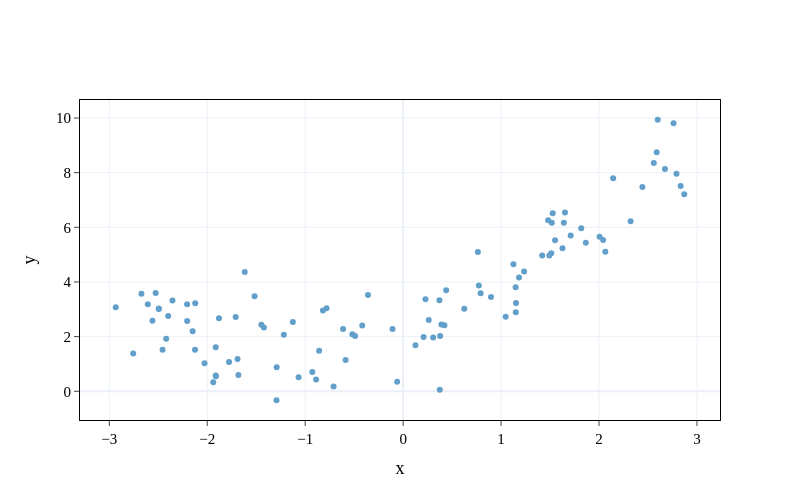

The notebook cell this image was saved under:
### Code cell
# Plotting stuff

x_space = np.linspace(-3,3,1000)
fig = go.Figure(data=go.Scatter(
    y = y.reshape(-1),
    x=X.reshape(-1),
    mode='markers',
    marker_color=color2,showlegend=False
))
fig.update_layout(template=plotly_template, width=800, height=500)
fig.update_layout(
    xaxis=dict(mirror=True,
    ticks='outside',
    showline=True),
    yaxis=dict(mirror=True,
    ticks='outside',
    showline=True),
    autosize=True)
fig.update_xaxes(showline=True, linewidth=1., linecolor='black',title='x')
fig.update_yaxes(showline=True, linewidth=1., linecolor='black',title= 'y')
fig.show()

### Figure 1 — Plotly figure (JSON) as saved in the notebook; plotly's stock layout.template omitted (floating-point values rounded to 4 significant figures)
{"data": [{"marker": {"color": "rgba(98,159,202,1.0)"}, "mode": "markers", "showlegend": false, "type": "scatter", "x": [1.127, 0.3906, 2.042, -1.126, 0.3743, 1.15, 2.589, -1.291, 0.2283, -2.149, -0.3588, -2.206, -1.69, -2.125, 1.492, 1.627, -2.419, 0.6243, 1.152, 1.527, -0.5185, 2.6, -0.71, -2.399, 0.2616, -2.205, 0.3067, 2.833, -1.067, -2.122, -1.421, 2.006, 1.653, -2.028, -0.4176, 1.711, 0.4215, -0.8575, 1.551, -1.682, 1.641, 2.443, 2.145, -2.527, 0.8969, 1.235, 1.518, -0.7817, 0.7911, 1.149, -1.617, -1.912, 1.512, 2.791, -0.9275, -0.06074, 0.763, 1.42, -1.447, -0.1081, -1.913, -2.56, 0.1256, -2.496, 1.865, -2.756, -1.88, -0.5865, 1.48, -2.494, 0.209, 0.3705, -2.355, 1.819, 2.323, 0.4395, 2.064, -0.6131, 2.761, 2.87, -1.218, -2.934, 1.047, 0.378, -2.607, -1.293, 2.673, -1.913, -1.939, -0.8195, 1.183, -2.456, -0.491, -1.517, -1.71, -0.8884, 0.7732, -1.778, -2.672, 2.559], "y": [4.653, 2.44, 5.533, 2.533, 0.05582, 2.896, 8.745, 0.8767, 3.367, 2.197, 3.523, 3.188, 1.177, 1.517, 4.969, 5.231, 1.918, 3.019, 3.228, 6.514, 2.088, 9.936, 0.1713, 2.757, 2.606, 2.574, 1.97, 7.516, 0.5105, 3.218, 2.337, 5.659, 6.539, 1.026, 2.406, 5.704, 2.412, 1.479, 5.524, 0.595, 6.171, 7.477, 7.795, 3.601, 3.454, 4.38, 6.169, 3.037, 3.588, 3.809, 4.364, 0.5522, 5.052, 7.96, 0.7014, 0.3491, 5.098, 4.972, 2.438, 2.283, 0.5794, 2.577, 1.685, 3.027, 5.432, 1.387, 2.675, 1.148, 6.254, 3.011, 1.982, 3.327, 3.32, 5.964, 6.225, 3.696, 5.109, 2.281, 9.811, 7.208, 2.067, 3.071, 2.731, 2.021, 3.187, -0.328, 8.135, 1.613, 0.3326, 2.952, 4.159, 1.522, 2.026, 3.482, 2.721, 0.4273, 3.871, 1.076, 3.568, 8.35]}], "layout": {"autosize": true, "height": 500, "width": 800, "xaxis": {"linecolor": "black", "linewidth": 1, "mirror": true, "showline": true, "ticks": "outside", "title": {"text": "x"}}, "yaxis": {"linecolor": "black", "linewidth": 1, "mirror": true, "showline": true, "ticks": "outside", "title": {"text": "y"}}}}
